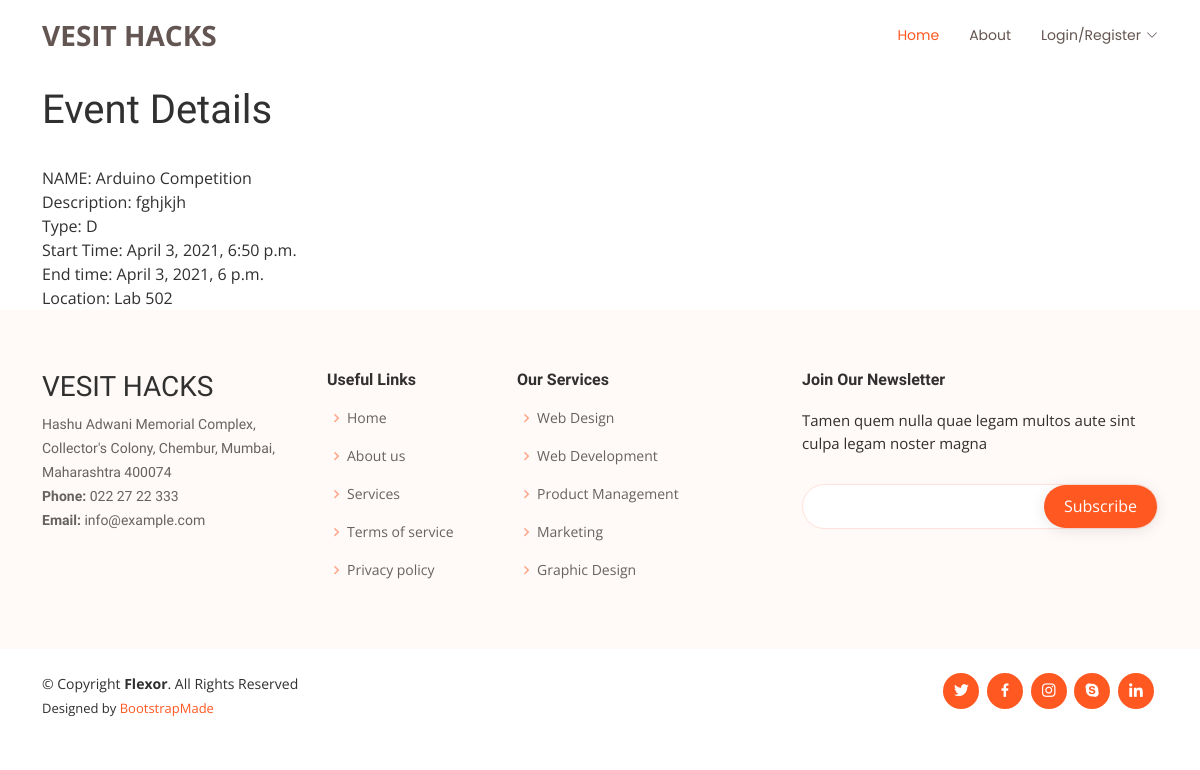
Before: /event/10 with the older database file.
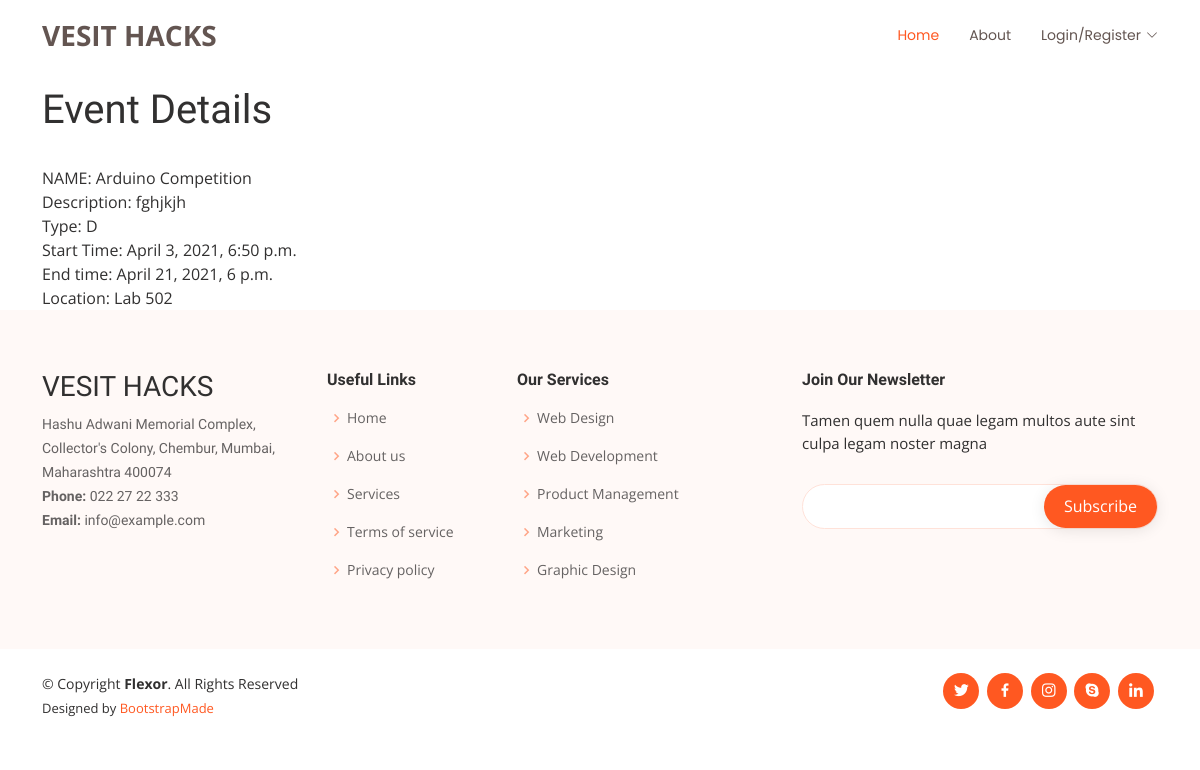
After: the same page with the newer database file.
### vesit/models.py (models this page shows, shortened)
class Event(models.Model):
    name = models.CharField( max_length= 100 )
    description = models.TextField( max_length= 100 )
    start_time = models.DateTimeField()
    end_time = models.DateTimeField()
    choices = (
        ('D', 'Department Level'),
        ('I', 'Institute Level'),
    )
    event_type = models.CharField(max_length=1, choices=choices)
    location = models.CharField( max_length=100 )
    council = models.ForeignKey( Council , on_delete=models.CASCADE, null = True, blank =True)
    committee = models.ForeignKey( Committee , on_delete=models.CASCADE, null = True, blank =True)
    submitted_by = models.ForeignKey( Student, on_delete=models.CASCADE)
    is_approved1 = models.BooleanField(null = True, default=None)
    is_approved2 = models.BooleanField(null = True, default=None)

### vesit/views.py (the view)
# urls.py: path('event/<int:pk>',EventDetailView.as_view(),name='event-detail'),
class EventDetailView(DetailView):
    model = Event
    template_name = "vesit/event_detail.html"
    context_object_name = "event"

### vesit/templates/vesit/event_detail.html
{% extends "vesit/base.html" %}
{% block home %}
<div class="container">
    <div class="row pt-3 justify-content-center">
        <div class="col-8 w-100">
           <h1> Event Details </h1>
           <br>
            NAME: {{ event.name }}<br>
            Description: {{ event.description }} <br>
            Type: {{ event.event_type }} <br>
            Start Time: {{ event.start_time }}<br>
            End time: {{ event.end_time }} <br>
            Location: {{ event.location }} <br>
        </div>
    </div>
</div>
{% endblock %}

### vesit/templates/vesit/base.html (shortened to what this page needs)
{% load static %}
<!DOCTYPE html>
<html lang="en">
<head>
  <link href="{% static 'vendor/aos/aos.css' %}" rel="stylesheet">
  <link href="{% static 'vendor/bootstrap/css/bootstrap.min.css' %}" rel="stylesheet">
  <link href="{% static 'vendor/bootstrap-icons/bootstrap-icons.css' %}" rel="stylesheet">
  <link href="{% static 'vendor/boxicons/css/boxicons.min.css' %}" rel="stylesheet">
  <link href="{% static 'vendor/glightbox/css/glightbox.min.css' %}" rel="stylesheet">
  <link href="{% static 'vendor/swiper/swiper-bundle.min.css' %}" rel="stylesheet">
  <link href="{% static 'css/style.css' %}" rel="stylesheet">
</head>
<body>
  <header id="header" class="d-flex align-items-center">
    <div class="container d-flex align-items-center justify-content-between">
      <div class="logo">
        <h1><a href="{% url 'home' %}">VESIT HACKS</a></h1>
      </div>
      {% include "vesit/navbar.html" %}
    </div>
  </header>
  {%block home %}
  {% endblock home%}
  {% include "vesit/footer.html" %}
</body>
</html>

### vesit/templates/vesit/navbar.html (shortened to what this page needs)
<nav id="navbar" class="navbar">
    <ul>
      <li><a class="nav-link scrollto active" href="{% url 'home' %}">Home</a></li>
      <li><a class="nav-link scrollto" href="#about">About</a></li>
      {% if request.session.user %}
      <li class="dropdown"><a href="#"><span>Logout/Profile</span> <i class="bi bi-chevron-down"></i></a>
        <ul>
          <li><a href="{% url 'logout' %}">Logout</a></li>
          <li><a href="#">Profile</a></li>
        </ul>
      </li>
      {% else %}
      <li class="dropdown"><a href="#"><span>Login/Register</span> <i class="bi bi-chevron-down"></i></a>
      </li>
      {% endif %}
    </ul>
  </nav>

### vesit/templates/vesit/footer.html
<footer id="footer">
    <div class="footer-top">
      <div class="container">
        <div class="row">
          <div class="col-lg-3 col-md-6 footer-contact">
            <h3>VESIT HACKS</h3>
            <p>
              Hashu Adwani Memorial Complex, Collector's Colony, Chembur, Mumbai, Maharashtra 400074<br>
              <strong>Phone:</strong> 022 27 22 333<br>
              <strong>Email:</strong> info@example.com<br>
            </p>
          </div>
          <div class="col-lg-2 col-md-6 footer-links">
            <h4>Useful Links</h4>
            <ul>
              <li><i class="bx bx-chevron-right"></i> <a href="#">Home</a></li>
              <li><i class="bx bx-chevron-right"></i> <a href="#">About us</a></li>
              <li><i class="bx bx-chevron-right"></i> <a href="#">Services</a></li>
              <li><i class="bx bx-chevron-right"></i> <a href="#">Terms of service</a></li>
              <li><i class="bx bx-chevron-right"></i> <a href="#">Privacy policy</a></li>
            </ul>
          </div>
          <div class="col-lg-3 col-md-6 footer-links">
            <h4>Our Services</h4>
            <ul>
              <li><i class="bx bx-chevron-right"></i> <a href="#">Web Design</a></li>
              <li><i class="bx bx-chevron-right"></i> <a href="#">Web Development</a></li>
              <li><i class="bx bx-chevron-right"></i> <a href="#">Product Management</a></li>
              <li><i class="bx bx-chevron-right"></i> <a href="#">Marketing</a></li>
              <li><i class="bx bx-chevron-right"></i> <a href="#">Graphic Design</a></li>
            </ul>
          </div>
          <div class="col-lg-4 col-md-6 footer-newsletter">
            <h4>Join Our Newsletter</h4>
            <p>Tamen quem nulla quae legam multos aute sint culpa legam noster magna</p>
            <form action="" method="post">
              <input type="email" name="email"><input type="submit" value="Subscribe">
            </form>
          </div>
        </div>
      </div>
    </div>
    <div class="container d-lg-flex py-4">
      <div class="me-lg-auto text-center text-lg-start">
        <div class="copyright">
          &copy; Copyright <strong><span>Flexor</span></strong>. All Rights Reserved
        </div>
        <div class="credits">
          Designed by <a href="https://bootstrapmade.com/">BootstrapMade</a>
        </div>
      </div>
      <div class="social-links text-center text-lg-right pt-3 pt-lg-0">
        <a href="#" class="twitter"><i class="bx bxl-twitter"></i></a>
        <a href="#" class="facebook"><i class="bx bxl-facebook"></i></a>
        <a href="#" class="instagram"><i class="bx bxl-instagram"></i></a>
        <a href="#" class="google-plus"><i class="bx bxl-skype"></i></a>
        <a href="#" class="linkedin"><i class="bx bxl-linkedin"></i></a>
      </div>
    </div>
  </footer>

### vesit/static/css/style.css (style rules this page uses)
body { font-family: "Open Sans", sans-serif; color: #313030; }
a { color: #ff5821; text-decoration: none; }
h1, h2, h3, h4, h5, h6 { font-family: "Raleway", sans-serif; }
#header { height: 70px; transition: all 0.5s; z-index: 997; background: #fff; }
#header .logo h1 { font-size: 28px; margin: 0; line-height: 0; font-weight: 700; font-family: "Open Sans", sans-serif; }
#header .logo h1 a, #header .logo h1 a:hover { color: #635551; text-decoration: none; }
.scrolled-offset { margin-top: 70px; }
.navbar { padding: 0; }
.navbar ul { margin: 0; padding: 0; display: flex; list-style: none; align-items: center; }
.navbar li { position: relative; }
.navbar a { display: flex; align-items: center; justify-content: space-between; padding: 10px 0 10px 30px; font-size: 14px; font-family: "Poppins", sans-serif; color: #635551; white-space: nowrap; transition: 0.3s; }
.navbar a i { font-size: 12px; line-height: 0; margin-left: 5px; }
.navbar a:hover, .navbar .active, .navbar li:hover > a { color: #ff5821; }
#footer { color: #313030; font-size: 14px; background: #fff; }
#footer .footer-top { padding: 60px 0 30px 0; background: #fff9f7; }
#footer .footer-top .footer-contact { margin-bottom: 30px; }
#footer .footer-top .footer-contact p { font-size: 14px; line-height: 24px; margin-bottom: 0; font-family: "Raleway", sans-serif; color: #656262; }
#footer .footer-top h4 { font-size: 16px; font-weight: bold; color: #313030; position: relative; padding-bottom: 12px; }
#footer .footer-top .footer-links { margin-bottom: 30px; }
#footer .footer-top .footer-links ul { list-style: none; padding: 0; margin: 0; }
#footer .footer-top .footer-links ul i { padding-right: 2px; color: #ffa587; font-size: 18px; line-height: 1; }
#footer .footer-top .footer-links ul li { padding: 10px 0; display: flex; align-items: center; }
#footer .footer-top .footer-links ul li:first-child { padding-top: 0; }
#footer .footer-top .footer-links ul a { color: #656262; transition: 0.3s; display: inline-block; line-height: 1; }
#footer .footer-newsletter { font-size: 15px; }
#footer .footer-newsletter h4 { font-size: 16px; font-weight: bold; color: #313030; position: relative; padding-bottom: 12px; }
#footer .footer-newsletter form { margin-top: 30px; background: #fff; padding: 6px 10px; position: relative; border-radius: 50px; text-align: left; border: 1px solid #ffe2d9; }
#footer .footer-newsletter form input[type="email"] { border: 0; padding: 4px 8px; width: calc(100% - 100px); }
#footer .footer-newsletter form input[type="submit"] { position: absolute; top: 0; right: 0; bottom: 0; border: 0; background: none; font-size: 16px; padding: 0 20px; background: #ff5821; color: #fff; transition: 0.3s; border-radius: 50px; box-shadow: 0px 2px 15px rgba(0, 0, 0, 0.1); }
#footer .credits { padding-top: 5px; font-size: 13px; color: #313030; }
#footer .social-links a { font-size: 18px; display: inline-block; background: #ff5821; color: #fff; line-height: 1; padding: 8px 0; margin-right: 4px; border-radius: 50%; text-align: center; width: 36px; height: 36px; transition: 0.3s; }

Changed rows visible on the page:
changed Event "Arduino Competition": end_time "April 3, 2021, 6 p.m." → "April 21, 2021, 6 p.m."
